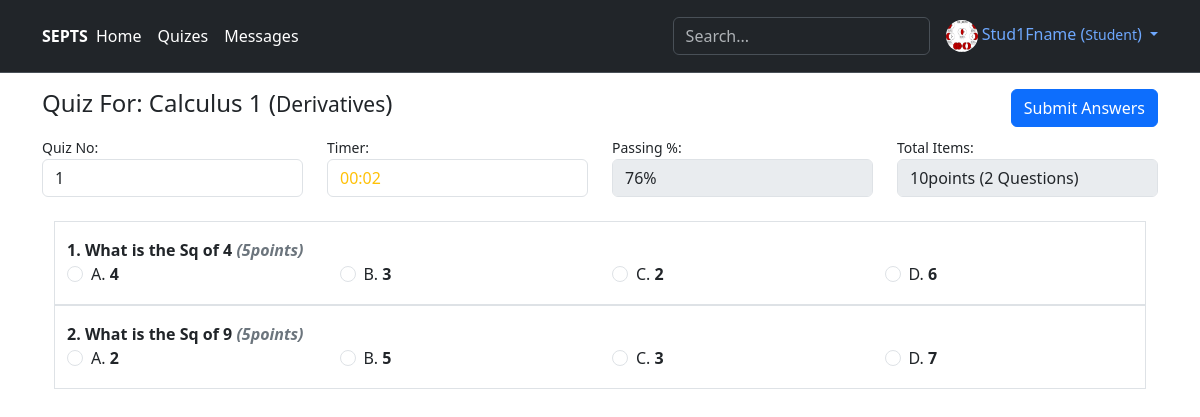
Screenshot of /TakeQuiz.php?qid=1 (signed in) with the database file from the repository.
### tables this page shows
CREATE TABLE IF NOT EXISTS `quiz_table` (
  `QuizNo` int NOT NULL AUTO_INCREMENT,
  `TopicId` int DEFAULT NULL,
  `MaterialId` int DEFAULT NULL,
  `DatePosted` datetime NOT NULL,
  `DateLastModefied` datetime DEFAULT NULL,
  `PercentagePassing` double NOT NULL,
  `TotalItem` int NOT NULL,
  `Retaking` int NOT NULL DEFAULT '0',
  `Status` int NOT NULL,
  PRIMARY KEY (`QuizNo`),
  KEY `quiz_table_ibfk_1` (`MaterialId`),
  KEY `TopicId` (`TopicId`)
);

CREATE TABLE IF NOT EXISTS `subject_table` (
  `SubjectCode` int NOT NULL AUTO_INCREMENT,
  `Subject` varchar(100) NOT NULL,
  `Description` text NOT NULL,
  `Status` int NOT NULL,
  PRIMARY KEY (`SubjectCode`)
);

CREATE TABLE IF NOT EXISTS `topic_table` (
  `TopicNo` int NOT NULL AUTO_INCREMENT,
  `SubjectId` int NOT NULL,
  `TopicDescription` varchar(300) NOT NULL,
  `InstructorId` int NOT NULL,
  `Status` int NOT NULL,
  PRIMARY KEY (`TopicNo`),
  UNIQUE KEY `TopicDescription` (`TopicDescription`),
  KEY `SubjectId` (`SubjectId`),
  KEY `InstructorId` (`InstructorId`)
);

CREATE TABLE IF NOT EXISTS `question_table` (
  `QQId` int NOT NULL AUTO_INCREMENT,
  `QuizId` int NOT NULL,
  `Question` text NOT NULL,
  `ChoiceA` varchar(100) NOT NULL,
  `ChoiceB` varchar(100) NOT NULL,
  `ChoiceC` varchar(100) NOT NULL,
  `ChoiceD` varchar(100) NOT NULL,
  `Answer` varchar(100) NOT NULL,
  `Status` int NOT NULL,
  `Points` double NOT NULL,
  PRIMARY KEY (`QQId`),
  KEY `QuizId` (`QuizId`)
);

### model/DbConnection.php (called while the page is built, shortened)
<?php
class DbConnection{
    private $host = 'localhost';
    private $username = 'root';
    private $password = '';
    private $database = 'studentexpertpooltutorialsystem';
    protected $connection;
    public function __construct(){
        if (!isset($this->connection)) {
            $this->connection = new mysqli($this->host, $this->username, $this->password, $this->database);
        }
    }
    public function getConnection(){
        return $this->connection;
    }
    public function escapeString($value)
    {
    	return $this->connection->real_escape_string($value);
    }
}
?>

### model/QuizModel.php (called while the page is built, shortened)
<?php
include_once('DbConnection.php');
class QuizModel extends DbConnection{
    public function getQuizToTake($qid)
    {
        $sql = "SELECT `quiz_table`.`QuizNo`,`Retaking`, `DateLastModefied`, `quiz_table`.`MaterialId`,`quiz_table`.`TopicId`, `quiz_table`.`DatePosted`, `quiz_table`.`PercentagePassing`, `quiz_table`.`TotalItem`, `quiz_table`.`Status`, COUNT(question_table.QQId) AS QCount, `learningmaterials_table`.`MaterialNo`, `topic_table`.`TopicDescription`, `subject_table`.`Subject`
FROM `quiz_table`
    LEFT JOIN question_table ON quiz_table.QuizNo=question_table.QuizId
	LEFT JOIN `learningmaterials_table` ON `quiz_table`.`MaterialId` = `learningmaterials_table`.`MaterialNo`
	LEFT JOIN `topic_table` ON `learningmaterials_table`.`TopicId` = `topic_table`.`TopicNo`
	LEFT JOIN `subject_table` ON `topic_table`.`SubjectId` = `subject_table`.`SubjectCode` WHERE quiz_table.QuizNo='$qid'";
        $queryResult = $this->getConnection()->query($sql);
        if (mysqli_num_rows($queryResult) > 0) {
            return $queryResult->fetch_assoc();
        }
        return null;
    }
    public function getAllQuestionsOfQuiz($quizid)
    {
        $sql = "SELECT `QQId`, `QuizId`, `Question`, `ChoiceA`, `ChoiceB`, `ChoiceC`, `ChoiceD`, `Answer`, `Status`, `Points` FROM `question_table` WHERE `QuizId`='$quizid'";
        $queryResult = $this->getConnection()->query($sql);
        if (mysqli_num_rows($queryResult) > 0) {
            return $queryResult;
        }
        return null;
    }
}

### TakeQuiz.php (the view, shortened to what this page needs)
<?php
    require_once ('model/QuizModel.php');
    $QO=new QuizModel();
    $TQO=new TakeQuizModel();
    $secM=new SectionModel();
    $qid=0;
    $take_id=0;
    if ($TQO->isRequestPost()) {
        $studid=$_SESSION["StudentId"];
        $quizid=$TQO->escapeString($_POST['qid']);
        $duration=$TQO->escapeString($_POST['timer']);
        $takeid=$TQO->addTQ(
            $take_id,
            $studid,
            $quizid,
            $TQO->getCurrentDate(),
            1,
            $duration,
            $secM->getTopSY()['SYCode']);
        if ($takeid>0 && count($_POST['questionid'])>0) {
            $totalPoints=0;
            $Remarks="Failed";
            for ($i = 0; $i < count($_POST['questionid']); $i++) {
                $question_id=$TQO->escapeString($_POST['questionid'][$i]);
                $choosen_ans=$TQO->escapeString($_POST['flexRadioQ'.$question_id]);
                $correct_ans=$TQO->escapeString($_POST['ans'][$i]);
                $points=$TQO->escapeString($_POST['points'][$i]);
                 $TQO->addAnswer($takeid,
                    $question_id,
                    $choosen_ans,
                    ($choosen_ans==$correct_ans));
                if ($choosen_ans==$correct_ans) {
                    $totalPoints+=$points;
                }
              }
              $quiz=$QO->getQuiz($quizid);
              $passing=$quiz['PercentagePassing'];
              $totalitem=$quiz['TotalItem'];
              $passingscore=($totalitem*($passing/100));
              if ($totalPoints>=$passingscore) {
                  $Remarks="Passed";
              }
              $TQO->editScoreTQ($takeid, $totalPoints, $passingscore, $Remarks);
              header("location: LearningMaterialsDetails.php?id=".$quiz['MaterialId']);
              exit();
        }
    }else {
        $qid=$QO->escapeString($_GET['qid']);
        $quiz=$QO->getQuizToTake($qid);
    }
    require_once("views/header.php");
    require_once("views/navi.php");
        ?>
    <div class="container">
    	<form method="post" action="">
    	  	<div class="row">
         		<h4>Quiz For: <?=$quiz['Subject'];?> (<small><?=$quiz['TopicDescription'];?></small>)
         			<button class="btn btn-primary float-end" type="submit">Submit Answers</button>
         		</h4>
     		</div>
    	  <div class="row">
    	  	<div class="col-lg-3 col-md-6 col-sm-6">
        	  	<small>Quiz No:</small>
         		<input class="form-control" name="qid" type="text" value="<?=$qid;?>" readonly>
    	  	</div>
    	  	<div class="col-lg-3 col-md-6 col-sm-6">
        	  	<small>Timer:</small>
         		<input class="form-control text-warning" name="timer" type="text" id="timer" value="00:00" readonly>
    	  	</div>
    	  	<div class="col-lg-3 col-md-6 col-sm-6">
        	  	<small>Passing %:</small>
         		<input class="form-control" type="text" value="<?=$quiz['PercentagePassing'];?>%" disabled="disabled">
    	  	</div>
    	  	<div class="col-lg-3 col-md-6 col-sm-6">
        	  	<small>Total Items:</small>
         		<input class="form-control"  type="text"  value="<?=$quiz['TotalItem']."points (".$quiz['QCount']." Questions)";?>" disabled="disabled">
    	  	</div>
     	  </div>
    	  <div class="p-4">
    	  <?php
    	      $questions=$QO->getAllQuestionsOfQuiz($qid);
    	      if (!is_null($questions)) {
    	          $counte=1;
    	          while ($row=$questions->fetch_assoc()) {
    	  ?>
    	 	 <div class="row py-3 border">
        	  	<div class="col-12">
        	  		<strong><?=$counte.". " .($row['Question'])." <em class='text-secondary'>(".$row['Points']."points)</em>";?></strong>
        	  	</div>
        	  	<div class="col-lg-3 col-md-6 col-sm-12">
                    <div class="form-check">
                      <input value="A" class="form-check-input" type="radio" name="flexRadioQ<?=$row['QQId']?>" id="flexRadioA<?=$row['QQId']?>" required="required">
                      <label class="form-check-label" for="flexRadioA<?=$row['QQId']?>">
                        A.<strong> <?=($row['ChoiceA']);?></strong>
                      </label>
                    </div>
        	  	</div>
        	  	<div class="col-lg-3 col-md-6 col-sm-12">
                    <div class="form-check">
                      <input value="B" class="form-check-input" type="radio" name="flexRadioQ<?=$row['QQId']?>" id="flexRadioB<?=$row['QQId']?>" required="required">
                      <label class="form-check-label" for="flexRadioB<?=$row['QQId']?>">
                        B.<strong>  <?=($row['ChoiceB']);?></strong>
                      </label>
                    </div>
        	  	</div>
        	  	<div class="col-lg-3 col-md-6 col-sm-12">
                    <div class="form-check">
                      <input value="C" class="form-check-input" type="radio" name="flexRadioQ<?=$row['QQId']?>" id="flexRadioC<?=$row['QQId']?>" required="required">
                      <label class="form-check-label" for="flexRadioC<?=$row['QQId']?>">
                        C.<strong>  <?=($row['ChoiceC']);?></strong>
                      </label>
                    </div>
        	  	</div>
        	  	<div class="col-lg-3 col-md-6 col-sm-12">
                    <div class="form-check">
                      <input value="D" class="form-check-input" type="radio" name="flexRadioQ<?=$row['QQId']?>" id="flexRadioD<?=$row['QQId']?>" required="required">
                      <label class="form-check-label" for="flexRadioD<?=$row['QQId']?>">
                        D.<strong>  <?=($row['ChoiceD']);?></strong>
                      </label>
                    </div>
        	  	</div>
    	  	</div>
    	  	<?php $counte+=1; }
    	      }?>
     	  </div>
 		</form>
    </div>
<?php
 require_once("views/footer.php");
?>

### rows the page displays
quiz_table: subject_table.Subject "Calculus 1", TopicId.TopicDescription "Derivatives", PercentagePassing "76%", TotalItem "10points (2 Questions)"
question_table: Question "What is the Sq of 4", Points "5", ChoiceA "4", ChoiceB "3", ChoiceC "2", ChoiceD "6"
question_table: Question "What is the Sq of 9", Points "5", ChoiceA "2", ChoiceB "5", ChoiceC "3", ChoiceD "7"

### other values shown
$_SESSION["NameInSideBarSEPTS"] "Stud1Fname"
$_SESSION["RoleSEPTS"] "Student"
